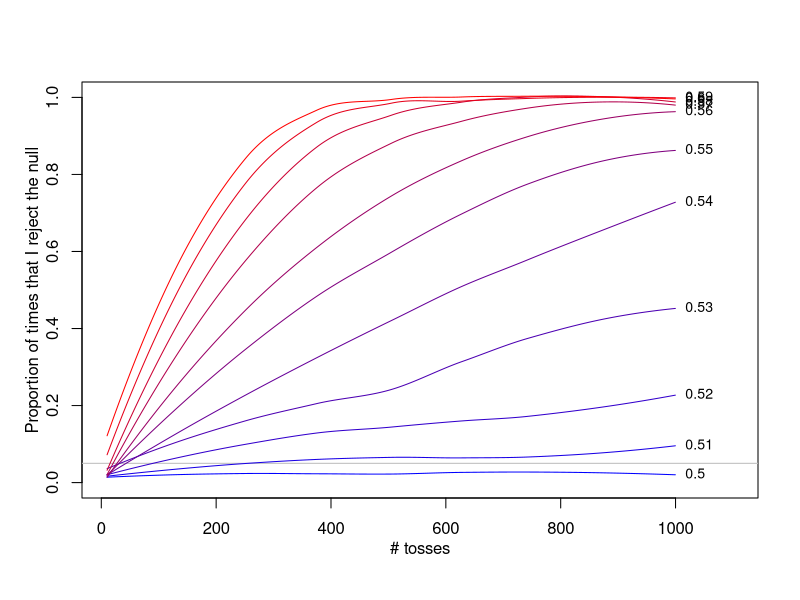
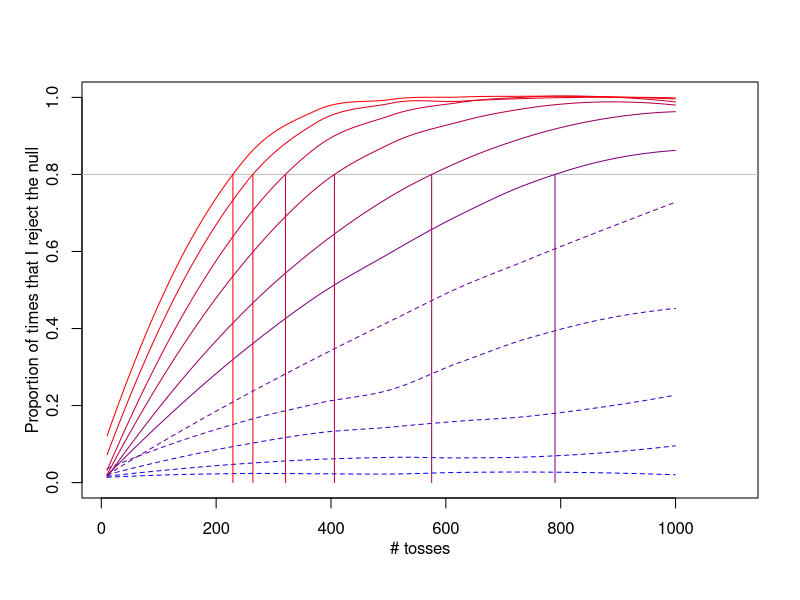
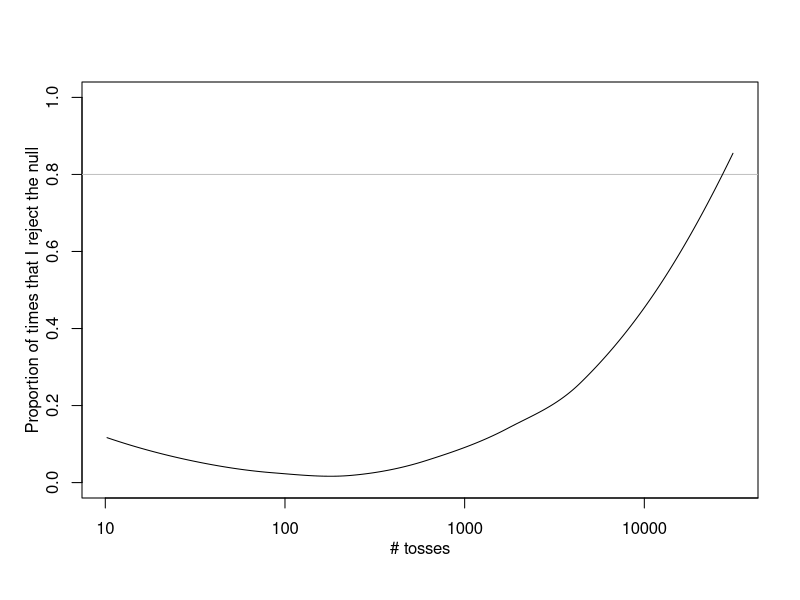

Recreate these plots in R, in order.
pbinom(6-1,10,.5,lower.tail=FALSE)
pbinom(60-1,100,.5,lower.tail=FALSE)
pbinom(600-1,1000,.5,lower.tail=FALSE)

#########################################################
f<-function(N,bias=.5) {
    x<-rbinom(N,1,bias)
                                        #m<-lm(x~1)
                                        #est<-summary(m)$coef[1,]
                                        #z<-(est[1]-0.5)/est[2]
                                        #p<-pnorm(abs(z),lower.tail=FALSE)
                                        #2*p #two-tailed test
    2*pbinom(sum(x)-1,length(x),.5,lower.tail=FALSE)
}

#########################################################
tab<-list()
for (N in 1:3) {
    p<-numeric()
    for (i in 1:1000) p[i]<-f(10^N)
    tab[[as.character(N)]]<-c(10^N,mean(p<.05))
}
tab0<-do.call("rbind",tab)

tab<-list()
for (N in 1:3) {
    p<-numeric()
    for (i in 1:1000) p[i]<-f(10^N,bias=0.6)
    tab[[as.character(N)]]<-c(10^N,mean(p<.05))
}
tab1<-do.call("rbind",tab)

#########################################################
N<-sort(runif(5000,10,1000))
p<-list()
for (d in seq(0,.1,by=.01)) p[[as.character(d)]]<-sapply(N,f,bias=.5+d)

par(mgp=c(2,1,0))
plot(NULL,xlim=c(10,1100),ylim=0:1,xlab="# tosses",ylab="Proportion of times that I reject the null")
abline(h=.05,col='gray')
cols<-colorRampPalette(c("blue", "red"))( length(p))
for (i in 1:length(p)) {
    m0<-loess(p[[i]]<.05 ~ N)
    lines(N,m0$fitted,lty=1,col=cols[i])
    nn<-length(N)
    text(N[nn],m0$fitted[nn],.5+as.numeric(names(p)[i]),pos=4,cex=.85)
}

par(mgp=c(2,1,0))
plot(NULL,xlim=c(10,1100),ylim=0:1,xlab="# tosses",ylab="Proportion of times that I reject the null")
abline(h=.8,col='gray')
cols<-colorRampPalette(c("blue", "red"))( length(p))
for (i in 1:length(p)) {
    m0<-loess(p[[i]]<.05 ~ N)
    ii<-which.min(abs(m0$fitted-.8)+ifelse(m0$fitted<.8,100,0))
    if (m0$fitted[ii]>.8) {
        nn<-N[ii]
        segments(N[ii],0,N[ii],.8,col=cols[i])
        lty<-1
    } else lty<-2
    lines(N,m0$fitted,lty=lty,col=cols[i])
}



#########################################################
##small effect
N<-sort(runif(500,1,4.5))
p<-sapply(10^N,f,bias=.5+.01)

plot(NULL,xlim=range(N),ylim=0:1,xlab="# tosses",ylab="Proportion of times that I reject the null",xaxt='n')
axis(side=1,at=1:5,labels=c("10","100","1000","10000","100000"))
abline(h=.8,col='gray')
m0<-loess(p<.05 ~ N)
lines(N,m0$fitted,lty=1,col='black')

